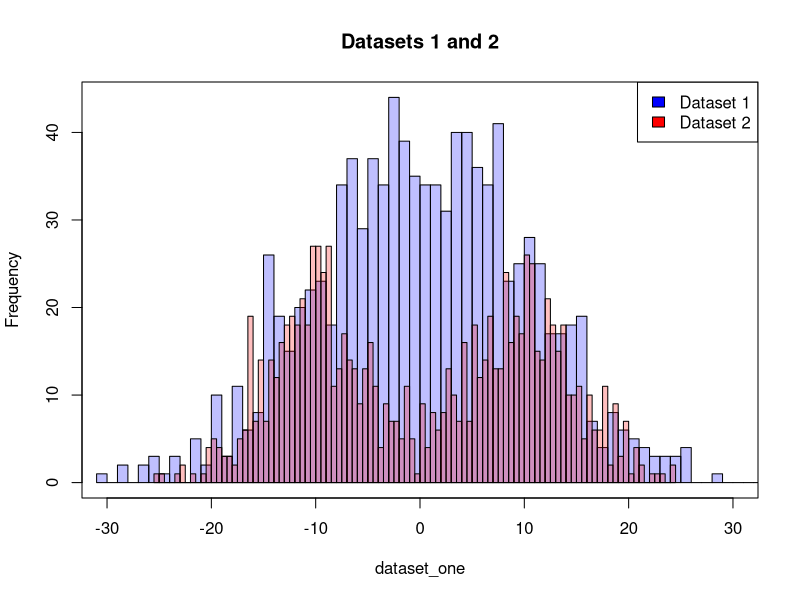
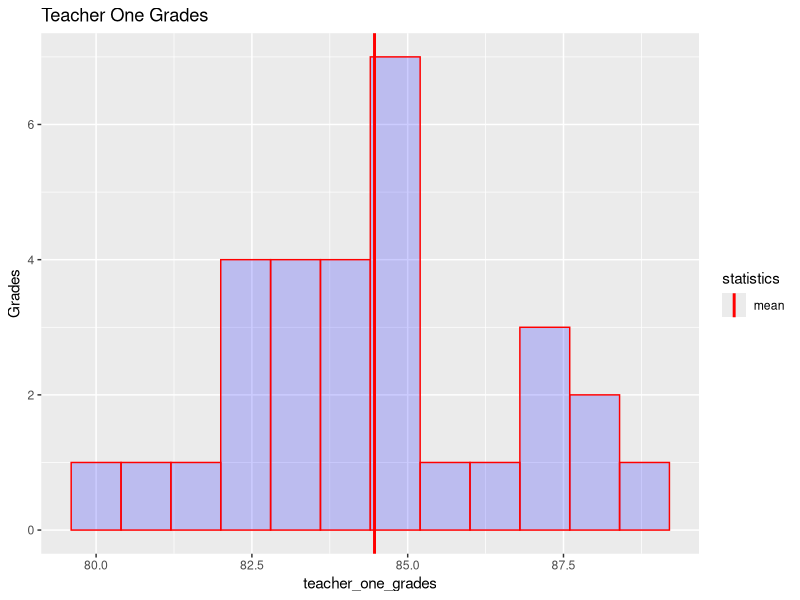
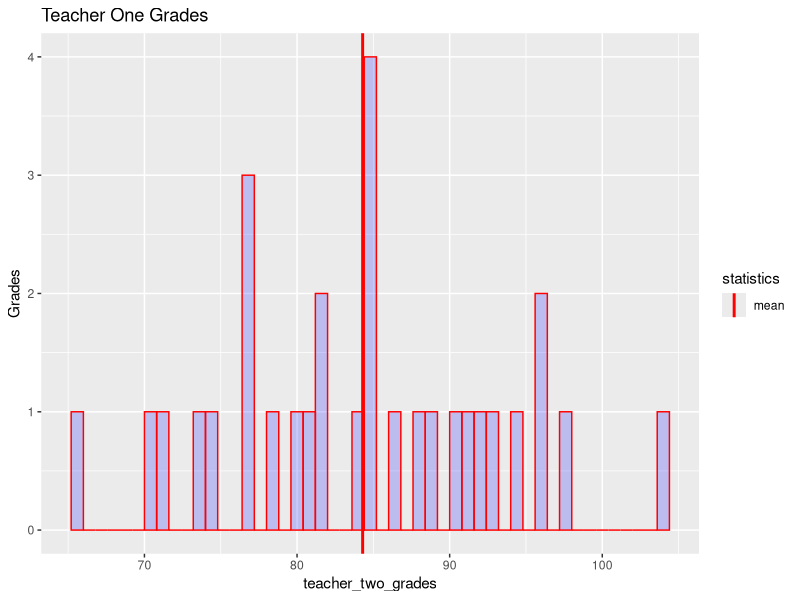

Reproduce these figures in R, in order.
## ---- chunk 1
dataset_one <- c(-1.00271051e+01,  2.44056436e+00,  2.94492779e+00,  2.30809322e+01,
        1.44228252e+01, -6.62170391e+00, -5.84145412e+00, -5.82085113e+00,
       -6.23441951e+00,  4.89589152e+00,  5.53333473e+00,  8.13436224e-01,
        8.31733744e+00,  1.26817491e+01,  1.63690746e+01,  9.27975035e+00,
        3.38153801e-01, -2.08387710e+00, -3.41709471e+00, -1.16798232e+01,
       -1.27378389e+01, -1.04388072e+01,  3.04246862e+00, -1.95272242e+01,
        1.28730457e+01,  2.16461123e+01, -5.36036891e+00,  7.62597179e+00,
       -5.26893421e+00, -2.14136511e+00,  1.21484045e+00, -1.46287517e+01,
        5.55387760e+00, -1.27708511e+01, -8.77405168e+00,  3.03872494e+00,
        1.69469922e+01, -7.75303856e+00,  4.38781565e+00,  1.22995899e+00,
       -1.53206965e+01,  4.41561196e+00,  5.25609049e+00,  7.84277699e+00,
       -2.07648488e+01,  1.06480808e+01,  4.58888574e+00,  9.91680236e+00,
        1.89070643e+01, -2.19369193e+01, -1.68046317e+01,  7.98651903e+00,
        8.70712472e+00,  1.53906517e+01, -5.06645423e+00,  1.21229692e+01,
       -6.89022105e+00, -1.89235490e+00,  1.05736281e+01, -3.34405734e-01,
        9.18688220e+00, -5.28673711e+00, -6.96617094e+00, -2.93475354e+00,
       -4.11820660e+00,  6.42745765e+00,  2.35309576e+00, -6.18181195e+00,
        1.89856474e+01,  1.59507619e+01,  1.48997068e+01, -9.45567486e+00,
       -8.65923566e-01,  6.58553224e+00, -7.19112835e+00,  7.94435228e+00,
        7.80545934e+00,  1.32741447e+01, -6.36203259e+00, -5.97402732e-01,
        1.41425808e+01, -9.88711845e+00, -2.56723609e+01, -3.53122817e+00,
       -3.35992879e+00,  2.52457751e+01, -1.14729375e+01,  3.29799035e+00,
        3.61372888e+00, -1.34757379e+01,  1.57199355e+01,  1.16738057e+01,
       -8.46912595e+00, -9.94020992e-01, -7.62195108e+00, -1.58112435e+01,
       -6.11703783e+00,  1.91273643e+01, -2.97716951e+00, -1.59703952e+01,
       -2.47215710e+00,  2.68675569e-01,  2.51171550e+01, -4.76331016e+00,
       -1.46726833e+01,  1.40317129e+01, -3.82659938e-01,  3.18227889e+00,
       -1.76638891e+01, -2.23390103e+00,  8.03838894e-01,  6.67611722e+00,
       -1.64902139e+00,  5.16742707e+00, -1.52248250e+01,  1.21547485e+01,
       -7.63311657e+00,  1.09871453e+01, -1.37862013e+00,  2.55144651e+01,
       -1.51431679e+00, -7.30840019e+00,  2.14850396e+01, -2.38610237e+01,
        1.59614887e+01, -1.35501679e+01,  1.19346760e+01,  7.87909561e+00,
       -2.31891764e+00,  1.33466581e+01,  9.43822950e+00, -2.78843356e+00,
        1.06501154e+00,  9.62415715e+00, -1.42182422e+01, -1.20659874e+01,
       -4.46565612e-02, -1.25939923e+01, -9.58473020e+00,  1.53957060e+01,
       -9.52262657e+00,  2.76362127e+00, -1.71650925e-01, -1.73972407e+01,
       -2.79329394e+00,  6.56918883e+00,  1.89830025e+01, -6.77696679e+00,
        5.91484218e+00,  5.39165239e+00,  1.32198781e+01,  3.87114403e+00,
       -1.48986640e+01, -1.47566325e+01,  2.02663507e+01,  1.54087490e+01,
       -5.81149983e+00,  1.86805163e+01,  3.78225084e+00, -9.12508124e+00,
       -1.73796803e+01,  1.36587933e+01, -1.46087181e+01,  2.97667538e+00,
        1.11217091e+01,  7.20572710e+00,  5.55445139e+00,  4.33888556e+00,
        1.61314695e+01,  4.90812689e+00,  1.70667051e-01, -9.05775142e+00,
        1.04576939e+01,  1.17630929e+01, -1.14281811e+00,  8.09986292e+00,
        2.47784977e+01, -2.74775064e+00,  1.17933710e+01,  6.60244794e+00,
        6.60722780e+00,  2.95871213e+00,  1.61326239e+01, -1.38411266e+01,
       -4.90393228e-01,  1.45098476e+01, -9.63981447e-01, -6.15608177e+00,
       -1.48120973e+01, -1.03689828e+00,  1.08325190e+01, -1.76544252e+01,
        8.41791411e+00,  1.04969722e+01, -1.17403874e+01, -6.07773625e+00,
       -1.29702416e+00,  9.88515381e+00, -7.45412632e-01, -3.83020600e-01,
        9.50632014e-01,  1.41993910e+00,  5.31411990e+00,  1.14706188e+01,
        2.78739888e+00,  1.13591669e+01, -4.75973873e+00,  1.98834344e+01,
        5.20357813e-01, -1.20938541e+00, -1.13374036e+01, -8.73216588e+00,
       -4.78878436e+00, -3.14456466e+00, -4.68250992e+00, -1.19700829e+01,
        3.46368334e+00,  1.44383313e+01, -1.49386238e+01, -5.32684068e+00,
        1.37936684e+01,  3.97472819e+00,  1.00063184e+01, -1.81694929e+00,
        7.28905043e+00, -1.08610104e+00,  1.92432996e+00,  2.79125753e+00,
       -1.73890274e+01,  1.89147773e+01, -6.99051689e+00,  5.47632468e+00,
        6.09804762e+00, -4.21367676e+00, -1.00852313e+01,  7.05299358e+00,
        1.14465605e+01,  8.92852343e+00, -2.94236446e+00,  2.20109552e+01,
       -9.17153844e+00,  1.87965961e+00,  7.18825521e-01,  1.58438617e+01,
        1.79953895e+00, -6.76733029e+00,  1.64240833e+01, -9.89727591e+00,
       -1.92693865e+00, -1.01219428e+00, -2.67988793e+00,  5.42485293e+00,
        1.06884117e+01,  7.12514376e+00, -1.44709989e+01, -1.19428184e+01,
        4.82603084e+00,  7.59922180e+00,  4.97424484e+00, -2.86732307e+00,
       -6.11822826e+00,  8.00873616e+00,  1.25610588e+01, -4.80549112e+00,
       -5.76916012e-01,  1.03644120e+01, -1.43980492e+01, -3.15428498e+00,
        1.54574935e+01, -1.42344661e+01, -6.93905566e+00,  1.36849545e+01,
       -1.08938282e+01, -3.88565904e+00,  7.31887107e+00,  7.84277899e+00,
        3.01937016e+00, -7.83974066e+00,  3.91146829e+00,  1.11633983e+01,
       -1.08952105e+01,  6.54147200e+00,  7.70121590e+00, -1.06854052e+01,
       -1.90740705e+01, -4.43893087e+00,  6.72480217e+00,  6.58522624e+00,
        5.69611295e+00,  2.30096956e+00,  7.23617164e+00, -6.81065939e+00,
       -4.73135791e+00, -1.80566510e+00,  1.56202635e+01,  3.05420007e+00,
       -2.60134119e+00, -7.42230559e+00, -6.17447657e+00, -5.11683609e-01,
        1.03083521e+00,  1.24560826e+01,  3.31472666e+00,  1.48450236e+00,
        4.83288494e-02, -3.49263069e+00, -6.83129468e+00, -9.37877698e-01,
        4.33654667e+00,  6.79851131e+00,  2.01220489e+01,  6.50211319e+00,
       -8.87815308e+00, -7.00733331e+00, -3.63802320e+00, -5.89664106e-01,
        4.87791552e+00,  1.84580922e+01,  8.05774721e+00,  3.54965347e+00,
       -7.97175780e+00,  1.51516610e+01,  4.82352356e+00,  4.03725946e+00,
       -3.03939858e+00, -6.33957489e+00, -9.79801424e+00, -1.96423393e+01,
        1.77531979e+01,  3.29261158e+00, -6.66092286e+00,  2.62131813e+00,
       -3.08687746e+00, -5.64599116e+00, -8.60246717e-01, -1.34225530e+01,
        4.86575872e+00, -3.15902152e+00, -2.60504880e+01, -2.84565119e+00,
        2.85349082e+00,  1.29494578e+01, -4.03744657e+00,  3.65363430e+00,
       -7.17208453e+00,  1.56662828e+01,  1.10308018e+00, -1.27705137e+01,
        3.92076405e-01,  1.27482625e+01,  1.31549433e+01,  2.02271678e+01,
       -6.67599523e+00, -1.41385412e+01,  3.64144370e+00,  1.83152946e+01,
        6.76128075e-01, -1.03632621e+01,  2.40351798e+01, -6.58626710e+00,
       -2.10226666e+01,  7.72985853e+00, -1.17927458e+01, -1.06626193e+00,
       -1.33347612e+00,  1.31514256e+01, -1.21210357e+01, -6.14286251e+00,
       -6.14558246e+00, -1.62979316e+00, -1.73493579e+00,  1.01078325e+01,
       -1.05201758e+01, -8.13650675e-01, -9.61975848e+00, -7.09714594e+00,
        8.12061651e+00, -1.95213443e+01, -2.35667488e+01,  3.22138015e-01,
       -3.72821308e+00, -1.96952129e+01,  9.69125398e+00, -1.99729511e+01,
       -4.39793403e+00,  8.40816668e+00, -1.46490065e+01, -4.50868331e+00,
        4.82186491e+00,  1.40884217e+01,  9.61812848e+00,  1.90883634e+01,
        9.84347431e+00,  1.45074258e+01,  3.58229140e+00,  5.95028181e+00,
       -1.64235530e+01,  3.50246546e+00, -5.83717126e+00, -1.14935559e+00,
        1.54016374e+01,  1.39176162e+01,  2.49926951e-01,  1.24851266e+01,
        5.81669161e+00,  5.66729707e+00,  6.09862160e+00, -7.39287428e+00,
        3.48798116e+00,  2.76832021e+00, -8.85766523e+00,  3.39080367e+01,
       -1.76083810e+01,  6.21020926e+00,  2.54031129e+01, -1.83956595e+00,
        8.53923687e+00, -4.92577266e+00,  9.76502352e+00, -6.74546638e+00,
       -9.10076756e+00, -5.86704591e+00,  1.10937027e+01,  4.20202631e+00,
       -9.07280275e+00, -1.89147761e+01, -2.13414108e+00, -1.31430323e+01,
       -8.54243350e+00, -7.15994637e+00,  1.72466804e+01,  1.99967542e+01,
        1.18470785e+01, -1.35280968e+01, -8.30031184e-02, -2.30994801e+01,
        6.84897426e+00,  7.56798128e+00,  1.10418412e+01, -1.07024141e+01,
        1.69611551e+01, -1.45867194e+01, -2.24250005e+00,  2.72361022e+00,
       -1.37618539e+01, -1.86866265e+00,  7.57366825e+00, -2.38119276e+00,
        1.34935923e+01, -6.32820839e+00, -1.30020319e+01, -4.00560595e+00,
       -1.06719029e+00,  5.02873493e-01, -8.37662132e+00, -1.86577516e+00,
        1.19251055e+01, -2.11653739e+01, -4.88404880e+00,  3.68131765e+00,
        5.66894443e+00,  5.31228636e+00, -4.58883020e+00, -1.69383376e+00,
        7.84212530e+00,  4.40700820e+00, -1.48488074e+01, -1.03504577e+01,
        1.49626024e+01,  1.10800825e+01, -1.38241677e+00, -5.59610848e-01,
        8.83213550e+00,  3.43572857e+00,  4.12853715e+00, -7.55509369e+00,
       -2.94806301e+00,  1.02204334e+01, -1.01593548e+01, -1.99263951e+01,
       -1.13819331e+01,  3.73323129e-01,  1.01285129e+01,  8.88002853e+00,
        1.01969430e+01,  7.94264570e-01,  1.30334624e+01, -5.70290959e+00,
        3.27483299e-01, -2.26551913e+00,  1.17664388e+01,  4.30850727e+00,
        1.00712603e+01,  3.49658728e+00,  4.47666092e+00, -1.56545292e+00,
        1.51232472e+00,  4.69460730e+00,  2.25242778e+01, -7.73318339e+00,
       -6.36161047e+00,  6.22469371e+00, -3.41633188e+00,  7.90870268e+00,
        3.45426444e+00,  5.52389659e+00, -5.15546064e+00,  1.27962722e+01,
        1.25838459e+00, -3.73253883e+00, -1.80130117e+00,  5.79008834e-01,
        9.48809366e+00,  1.59939226e+01, -1.47967929e+01, -1.48592818e+01,
       -2.99116188e+00, -9.20077268e+00, -1.37495896e+01, -4.05906754e+00,
        1.76055491e-01, -2.85789496e+01, -7.21077408e+00,  1.70543890e+01,
        5.27772388e+00, -7.25293134e+00, -7.37325351e+00,  1.05334124e+00,
       -1.78416362e+01,  9.28105828e+00,  1.26437070e+01,  1.54551188e+01,
       -1.10949217e+01,  1.79983371e+00,  5.38921688e+00, -9.63352540e+00,
        2.05339209e+00,  6.03188131e+00, -2.52931140e+00, -5.24876159e+00,
       -9.46397021e+00,  5.99528521e-02, -8.48974189e+00,  7.47513988e+00,
        1.41873164e+01,  1.41672752e+01,  6.66535383e+00, -7.52790260e+00,
       -2.15670119e+01,  1.51947630e+01,  2.23328414e-02, -3.14316541e+00,
       -2.11541305e+01, -1.12726062e+01,  1.44591448e+01, -1.12796072e+01,
       -8.19827984e+00, -6.04143972e+00,  6.15224257e+00,  1.61281571e+01,
        3.94540935e-01,  1.90810190e+01, -3.19162611e+00, -9.08011137e+00,
        1.07921551e+00, -9.09914573e-01, -8.00308495e+00,  1.11465749e+01,
        3.61608042e+00,  8.74967388e-01, -9.04283165e+00,  1.24063484e+01,
        7.99920126e+00, -1.13971484e+01,  7.53527435e+00, -1.46630406e+01,
       -1.79285585e+00,  7.36937658e-01,  1.09867806e+01, -1.32986971e+01,
       -7.31117358e+00,  9.58012106e+00,  7.60995491e+00,  1.45008626e+00,
       -9.59971205e+00, -1.93366148e+01, -2.85224418e+00, -1.01309003e+01,
       -1.28534491e+01,  1.05144042e+01, -1.48253688e+01,  1.41778979e+00,
        2.91551432e-01,  2.17542966e+01, -1.85807198e+01,  7.49897579e+00,
       -6.91107789e+00,  8.99179663e+00, -4.20610627e+00,  1.50957141e+00,
       -5.94399217e+00, -8.28086920e+00,  1.05354370e+01, -3.63356240e-02,
       -2.24759853e+00,  2.15892639e+01,  1.82974662e+00, -5.90103851e+00,
       -4.75040679e+00,  3.29300984e-01,  1.07398248e+00, -1.57457823e+01,
        1.05529738e+01,  2.67801666e+00, -1.80751781e-01,  8.12202814e+00,
       -6.75222101e+00, -2.40550303e+00,  5.22337301e+00,  1.04694094e+01,
        4.84373399e+00,  6.44931126e+00, -3.77783270e+00, -4.45269843e-01,
       -3.65605721e+00,  7.65182422e+00,  1.22449531e+01, -3.47946569e+00,
       -1.72170640e+00, -4.81774940e-01, -1.20966905e+01,  4.72043903e-01,
       -4.55877880e+00,  1.28387373e+00,  1.05033182e+01,  3.34580114e-01,
       -1.60785915e+00, -2.45263492e+01, -1.22825288e+01,  6.61804601e+00,
       -1.90130974e+00,  7.28087346e+00, -1.57384721e+00,  5.70132945e+00,
        2.19176464e+00,  7.95998779e+00,  6.40228719e+00, -8.81958887e+00,
        3.48367567e-01, -1.73685276e+01,  1.10102313e+01,  6.88460706e+00,
       -3.55209278e-01, -3.50037634e+00, -4.44480626e+00, -1.60970824e+01,
       -1.61281452e+01,  3.58321766e+00,  3.63209284e+00, -1.00896986e+01,
       -1.15960651e+01, -7.82079367e+00, -9.23927352e+00, -4.50970376e+00,
        3.08664319e+00, -4.30847194e+00, -1.21292184e+01, -3.36527091e+00,
       -1.36494720e+01, -1.82072851e+01,  8.23806397e-01,  6.17703959e+00,
       -1.38109673e+01, -1.02484845e+01, -3.47608353e+00,  1.46616797e+00,
        5.40173229e+00, -1.15148072e+01,  1.07270278e+01,  5.51330585e+00,
       -1.38885129e+00, -1.31119972e+01,  9.52341993e+00,  1.97869719e+00,
       -1.57895974e+01, -2.90513169e-01, -1.48225405e+01, -2.58355696e+00,
        2.93504846e+00,  1.03214208e+01, -5.31085373e+00,  2.30917392e+01,
       -1.56413322e+01,  6.81691363e+00, -2.85739714e+01, -5.34739093e+00,
        3.58691115e+00, -5.20053505e+00, -1.16591022e+01,  1.08674243e+01,
        1.44370122e+01,  7.65073545e+00, -7.95189061e+00,  6.92777757e+00,
        2.59120763e+00, -1.29875074e+01, -9.11002025e+00,  4.34387234e+00,
       -1.07659697e+00, -2.82874599e+00,  4.60262770e+00,  9.96668833e+00,
       -1.48422639e+01, -4.28449151e+00,  9.64930304e-02,  1.29337374e+01,
       -3.29967576e+00, -4.66947667e+00,  4.20788365e+00, -1.36044081e+01,
       -1.40948293e+01,  2.06740209e+01,  1.36978032e+01, -3.97761769e+00,
        1.48926453e+01,  2.36048250e+01,  4.74697175e+00, -1.58790599e+01,
        8.76697874e+00,  1.59804895e+01, -1.01043803e+00, -7.72542598e+00,
        5.42541698e+00,  1.79628672e+01,  1.12465736e+01,  2.12474864e+00,
       -2.51921790e+01,  6.16241434e+00, -5.07002240e+00, -1.32278974e+01,
       -9.73396828e+00,  9.00735181e+00,  2.28199871e+00, -2.25495705e+00,
       -2.34536207e+00, -9.95846355e+00, -5.98077096e+00, -1.06542997e+01,
        1.80918391e+00,  4.67861654e+00,  3.36477645e+00,  5.22855433e+00,
        9.20732424e+00, -5.74235818e+00,  4.52639479e+00,  1.47198710e+01,
        3.21596956e+00, -1.61500420e+01,  1.13630551e+01, -4.11270948e+00,
       -3.01963797e+01, -2.62679064e+00,  7.84996194e+00, -7.34528723e+00,
        7.43574926e+00,  3.80724070e+00, -1.41458712e+01,  7.06578310e+00,
       -7.25614001e+00,  9.72760518e+00, -7.56175774e-01, -9.44654557e+00,
        1.10230378e+00, -1.21545279e+01, -1.41149989e+01,  6.46651834e+00,
       -1.59871620e+00, -1.08007310e+01, -4.73618182e+00,  1.07336116e+00,
       -2.65878505e+00, -6.12868812e+00, -5.54011942e+00, -1.17907590e+01,
       -5.50607109e+00, -1.98937443e+01,  1.22444575e+01,  2.47374093e+01,
        4.75891560e+00, -1.18988639e+01, -2.64141146e+01,  1.00567234e+01,
        8.48931463e+00, -1.35494234e+01,  8.44139461e+00, -8.92792181e+00,
       -1.01477627e+01,  1.29144717e+01,  7.66801332e+00, -6.62807798e+00,
        2.71921135e+00, -1.60504294e-01,  5.49202042e+00,  7.13055822e+00,
       -1.72658521e+01,  3.71052801e+00,  1.07536203e+01,  9.30084874e+00,
       -1.91799142e+00, -4.74488093e-01,  2.86087865e+00, -1.24863568e+01,
       -7.63095780e+00, -2.55692028e+00, -1.85436182e+00,  7.62152486e+00,
        3.63014951e+00, -1.06408260e-01, -2.33375973e+00,  3.47213341e+00,
        5.24250134e+00, -2.53880279e+00,  3.41772141e+00,  1.93044683e+00,
        9.71030725e+00,  7.50400208e+00, -4.04647307e+00, -1.39492332e+01,
        1.49168911e+01,  4.01025381e+00, -2.65411984e+00,  6.32343056e+00,
       -2.99724524e+00,  7.13999712e+00, -1.35688224e+01, -1.43245460e+01,
       -7.18042915e+00, -6.80238018e+00,  4.23794481e+00,  9.56817039e+00,
        4.08089878e+00, -1.25890118e+01,  5.88379306e+00,  1.17982501e+01,
        1.39246820e+00,  9.65872575e+00, -1.09193220e+01,  6.45054920e+00,
       -7.82783581e+00, -3.21995205e+00, -1.11545861e+00,  2.05621100e+00,
       -6.82374161e+00,  7.60886659e+00,  1.10514008e+01,  2.18351847e+00,
        5.30625601e+00,  1.97192156e+00, -8.57635003e+00, -1.06824735e+01,
       -7.90165663e-01, -3.54504376e+00, -6.29044369e+00, -1.49051466e+01,
        8.86942900e+00,  1.06026146e+01, -2.58697560e+00, -3.31822291e+00,
        6.27672629e+00, -1.60308782e+01, -4.45769702e+00, -3.05045332e+00,
        1.31419478e+00,  1.53111852e+00, -5.87674832e+00,  1.58950138e+01,
        5.19551476e+00,  8.05734657e+00,  1.41070460e+01,  2.80779312e+00,
       -3.85052697e+00, -1.90682904e-01, -2.77435805e+00, -2.59678694e+01,
       -1.18195358e+01, -1.14589779e+01, -4.19070768e+00, -1.12700408e+01,
        1.56961957e+00, -2.54573875e+00, -5.18418281e+00,  2.82351842e-01,
       -1.03672944e+01,  8.58548766e+00, -2.94033676e+00,  9.42349290e-01,
        3.18940249e+00,  1.12918667e+01,  1.34528214e+01,  1.16628006e+01,
        4.51989443e+00,  1.38670589e+01,  2.26617926e+01, -9.42311801e-01,
       -2.97260135e+00,  7.19267537e+00, -7.44067031e+00,  1.20598929e+01,
        2.91843389e+00,  9.03552285e+00, -2.00439714e+01,  3.54853135e+00,
        1.32150785e+01,  1.53797967e+01, -4.70132880e+00,  1.32794919e+01,
        4.53960246e+00, -6.37357578e+00,  1.33646667e+01,  8.48142780e+00,
       -2.07205316e+00, -5.65068335e+00, -4.20980577e+00,  5.09511825e+00,
        2.82824641e+01, -1.29339951e+01, -4.14335656e+00, -8.65784726e+00,
       -2.14843615e+00, -8.29071513e+00,  1.41632832e+01, -7.10015513e+00,
        9.77624870e+00,  6.56837600e+00, -4.31541037e+00,  3.84246312e+00,
       -7.42758485e+00,  4.57557581e+00,  1.59253555e+00, -5.02641814e+00,
        1.86179078e+01, -8.06343548e+00,  3.54604742e+00,  5.75968564e+00,
       -1.04462240e+01,  5.95977993e+00,  5.90130964e+00, -1.06428557e+01,
        9.09042339e-01,  4.44019657e+00,  1.06078791e+01, -1.39302809e+01,
        1.12125155e+01,  5.76468955e+00, -6.53443096e+00, -1.90288547e+01,
       -2.02012499e+00,  2.62844642e+00,  4.30723455e+00, -6.01793746e+00,
        7.53845641e+00,  1.03150494e+01,  4.16377847e+00,  9.74113168e+00,
       -5.01529321e+00,  4.65107794e+00, -4.15315319e+00,  4.92241564e+00,
        2.03071442e+01,  5.23442195e+00, -3.29801625e+00, -7.42382230e+00,
       -1.70240624e+01, -4.34773172e+00,  6.34241073e+00, -4.07488513e+00,
        2.80985261e+00, -3.63249370e+00,  1.36274014e+00, -7.29153259e+00,
       -6.33076714e-01,  1.52835230e+01,  8.40499230e+00, -3.82934498e+00,
        6.38432428e+00, -3.91549431e+00, -1.42103664e+00,  2.24129059e+00,
       -5.39223713e-01,  8.90372071e+00,  2.79462795e+00,  7.30155029e+00,
       -8.13010370e+00,  1.10007284e+01,  2.85226698e+00,  1.92329063e+01,
        4.15862035e+00, -7.16868017e+00, -1.79475322e+01, -3.44962219e+00)

dataset_two <- c(-1.39544989e+01, -1.11497737e+01, -1.55207724e+01, -7.07941890e+00,
       -8.78488008e+00, -1.45445995e+01, -6.76869063e+00, -1.24266270e+01,
       -6.49969549e+00, -5.08372531e+00, -7.31388499e+00, -3.28617609e+00,
       -1.10499714e+01, -1.11495237e+01, -1.46785600e+00, -1.23642437e+01,
       -2.45948278e+01, -1.05550516e+01, -1.65632776e+01, -1.23707353e+01,
       -6.40467281e+00, -1.41890523e+01, -1.34541121e+01, -1.38638031e+01,
       -1.18830255e+01, -1.07134349e+01, -1.15641491e+01, -1.00523919e+01,
       -1.18902202e+01, -1.18603660e+01, -7.37306484e+00, -6.90372448e+00,
       -9.60599428e+00, -6.58705859e+00, -7.42990681e+00, -2.00724841e+01,
       -7.92165792e+00, -7.30027523e+00, -9.61253073e+00, -9.94926610e+00,
       -7.40318597e+00, -6.40128501e+00, -9.50255053e+00, -4.00046384e+00,
       -1.23193172e+01, -1.46969218e+01, -1.80865629e+01, -3.81875547e+00,
       -1.53203447e+01, -8.83697274e+00, -9.89478204e+00, -8.31986023e+00,
       -6.65839945e+00, -6.81534268e+00, -1.21999892e+01, -1.73570073e+01,
       -6.00909079e+00, -1.05052092e+01, -9.90103569e+00, -1.14222935e+01,
       -1.55690143e+00, -2.08366072e+01, -5.79206442e+00, -1.51489045e+01,
       -7.98407864e+00, -2.22670032e+00, -1.29231647e+01, -1.42250353e+01,
       -4.85098424e+00, -1.55022167e+01, -1.16895780e+01, -1.13297113e+01,
       -1.26783924e+01, -1.51727903e+01, -1.03362534e+01, -1.08693426e+01,
       -9.81588546e+00, -9.57882101e+00, -2.02443180e+01, -1.12342947e+01,
       -3.84898072e+00,  4.15340277e+00, -1.62615182e+01,  1.18246870e-01,
       -1.34730204e+01, -7.54318532e+00, -1.15076314e+01, -8.91591096e+00,
       -8.99040799e+00, -1.27526320e+01, -9.73375754e+00, -1.96449202e+01,
       -5.90041101e+00, -3.30922915e+00, -4.32893869e+00, -1.90214782e+01,
       -1.12236833e+00, -1.01752021e+01, -8.64211238e+00, -2.29796950e+01,
       -7.86557181e-01, -1.35038934e+01, -1.11631606e+01, -1.45243166e+01,
       -1.40974921e+01, -1.36430170e+01, -1.22218927e+01, -9.09213793e+00,
       -1.14058809e+01, -1.05356466e+01, -1.01634281e+00, -9.30648095e+00,
       -7.47087316e+00, -1.24708443e+01, -1.04506856e+01, -1.05611401e+01,
       -1.29649065e+01, -9.69253226e+00, -7.39900704e+00, -6.04435303e+00,
       -1.18423697e+00, -1.79209165e+01, -5.89574763e+00, -6.57739434e+00,
       -1.34505680e+00, -1.01793752e+01, -1.60182469e+01, -1.63336184e+01,
       -1.73754511e+01, -7.45812932e+00, -1.16521724e+01, -6.98646893e+00,
       -1.73513269e+01, -2.80040455e+00, -5.03185494e+00, -1.28995791e+01,
       -3.64834174e+00, -4.72043542e+00, -1.62099839e+00, -7.10996488e+00,
       -9.61429485e+00, -1.31897154e+01, -1.33282910e+01, -2.85233018e+00,
       -1.01221468e+01, -8.58732202e+00, -2.68454928e+00, -6.10173360e+00,
       -1.07445340e+01, -1.24770074e+01, -1.05314101e+01, -1.02699295e+01,
       -1.50413846e+01, -1.22441844e+01, -1.50827836e+01, -2.96070665e+00,
       -3.27453523e+00, -8.50359422e+00, -1.14214972e+01, -1.62253968e+01,
       -4.07177596e+00, -8.08971503e+00, -1.15238105e+01, -1.26381022e+01,
       -1.42526192e+01, -1.85743291e+01, -2.32683374e+01, -1.45635587e+01,
       -1.35984588e+01, -1.12533013e+01, -2.81690048e+00, -9.19012400e+00,
       -9.25417403e+00, -5.26017086e-01, -1.09031547e+01, -9.75911210e+00,
       -1.53139845e+01, -1.19637042e+01, -1.36375335e+01, -1.63352814e+01,
       -1.61719584e+01, -1.33132795e+01, -9.59987128e+00, -9.28012838e+00,
       -1.42253306e+01, -1.21210190e+01, -4.14800343e+00, -1.33581382e+01,
        2.77076092e+00, -1.02467986e+01, -1.10063116e+01, -1.03611510e+01,
       -9.39477419e+00, -1.50826971e+01, -1.27044706e+01, -1.62809021e+01,
       -7.18112181e+00, -9.02646597e+00, -1.62232730e+01, -1.09981568e+01,
       -1.27493095e+01, -1.00021625e+01, -5.94181114e+00, -2.23165313e+00,
       -1.29727775e+01, -1.18643610e+01, -9.94116423e+00, -1.98507743e+01,
       -5.18195351e+00, -2.00572089e+01, -7.89482576e+00, -1.64454288e+01,
       -1.64625010e+01, -9.12610315e+00, -4.28678175e+00, -1.10054477e+01,
       -1.61316432e+01, -1.00761630e+01, -2.03402640e+01, -9.76979477e+00,
       -2.32381681e+00, -8.69035578e+00, -1.50471194e+01, -1.30941182e+01,
       -1.02484210e+01, -1.36520172e+01, -1.99173825e+01, -1.24905017e+01,
       -6.04550671e-01, -1.67755297e+01, -1.20817910e+00, -1.86748185e+01,
       -9.92443492e+00, -7.81944864e+00, -1.62797087e+00, -6.68207805e+00,
       -4.28113825e+00, -5.68488065e+00, -1.52006738e+01, -1.27273004e+01,
       -1.42243027e+01, -9.96399121e+00, -8.87535262e+00, -9.87019619e+00,
       -1.41836170e+01, -1.29872605e+00, -1.38945260e+01, -4.57932326e+00,
       -8.22841441e+00, -1.39679132e+01, -1.55116596e+01,  3.89571861e-01,
       -1.01158455e+01, -1.45133514e+01, -8.61386359e+00, -7.81708581e+00,
       -1.08956696e+01, -9.20941188e+00, -1.03754518e+01, -8.11022355e+00,
       -1.10255068e+01, -4.62637216e+00, -1.04214862e+01, -1.04146242e+01,
       -1.50221441e+00,  3.05537802e+00, -8.06231637e-01, -1.33666304e+01,
       -1.14918008e+01, -8.76397050e+00, -2.52909656e+01, -1.25304883e+01,
       -1.98690632e+01, -1.13685798e+01, -4.30746065e+00, -7.62097319e+00,
       -1.02774873e+01,  1.74699437e+00, -8.72778276e+00, -4.64560018e+00,
       -9.65920691e+00, -8.75660659e+00, -4.58398387e+00, -1.15818881e+00,
       -9.70763939e+00, -4.73035567e+00, -1.44245376e+01, -5.36985252e+00,
       -1.52478923e+01, -1.52584688e+01, -7.22925776e+00, -8.81320668e+00,
       -8.86115062e+00, -1.64657437e+01, -9.06800145e+00, -9.34036111e+00,
       -9.27317703e+00, -1.01036348e+01, -1.32293418e+01, -1.29643053e+01,
       -1.21810739e+01,  5.30331010e+00, -5.08934206e+00, -1.34138481e+01,
       -8.31693822e+00, -1.55286640e+01, -4.91439853e+00, -1.40822137e+01,
       -1.21846385e+01, -1.02405837e+01, -1.71071675e+01, -1.06097747e+01,
       -8.89040615e+00, -7.98897639e+00, -1.05155772e+01, -1.44774018e+00,
       -5.08667963e+00, -5.56701513e+00, -6.90274397e+00,  3.69808166e-01,
       -1.15752697e+01, -1.06648477e+01, -9.27859465e+00, -1.38753278e+01,
       -9.00711284e+00, -7.70911972e-01, -3.82580356e+00, -5.93761334e+00,
       -4.58476160e+00, -1.04180996e+01, -8.75172460e+00, -9.34855978e+00,
       -1.34157068e+01, -1.59176497e+01, -5.31139652e+00, -1.42329583e+01,
       -2.10060529e+00, -2.25481067e+01, -1.67044972e+01, -6.80699344e+00,
       -1.42909896e+01, -1.46135195e+01, -1.88485184e+01, -5.62664623e+00,
       -9.24980865e+00,  1.11222114e+00, -5.27297924e+00, -1.78283998e+01,
       -5.49118675e+00, -1.60956285e+01, -1.01922449e+01, -1.20882234e+01,
       -7.67172160e+00, -8.62689048e+00, -7.20964980e+00,  5.88887856e-01,
       -5.17513214e+00, -1.11346631e+01, -1.50022149e+01, -9.81338427e+00,
       -1.50318082e+01, -1.08983327e+01,  1.41168048e+00, -9.32072396e+00,
       -7.69419894e+00, -3.21988054e+00, -8.28456750e+00, -1.42321330e+01,
       -1.56282190e+01, -1.67951048e+01, -1.04635997e+01, -5.01628753e+00,
       -7.05743156e+00, -1.38567404e+01, -1.31910933e+01, -1.19396534e+01,
       -6.39417478e+00, -1.43982073e+01, -1.23019175e+01, -6.02903837e+00,
       -1.91694906e+01, -9.00090155e+00, -1.57326834e+01, -1.82351226e+01,
       -1.64101008e+01, -8.73227992e+00, -3.46056595e+00, -9.68148013e+00,
       -1.41027644e+01, -1.09392648e+01, -4.57731174e+00, -4.63697971e+00,
       -8.72238678e+00, -5.12601464e+00, -1.00931403e+01, -1.16308418e+01,
       -1.35233592e+01, -8.13221234e+00, -8.43175799e+00, -9.05029895e+00,
       -1.16563688e+01, -1.25172508e+01, -2.16467958e+01, -1.01321655e+01,
       -6.20538474e+00, -1.31285073e+00, -1.60149939e+01, -1.32467957e+01,
       -1.26780960e+01, -6.16608634e+00, -1.06699923e+01, -6.52417766e+00,
       -9.05333865e+00, -8.63550544e+00, -6.52486425e+00, -2.34282455e+00,
       -2.35133425e+00, -1.51206547e+01,  5.05838837e-01, -9.79004052e+00,
       -7.08776966e+00, -8.42978576e+00, -7.57744143e+00, -1.66671733e+01,
       -1.05868934e+01, -7.01640301e+00, -8.92929141e+00, -3.06083054e+00,
       -4.16757883e+00, -8.90175823e+00, -4.98308120e+00, -9.63853538e+00,
       -1.23216791e+01,  2.75568078e+00, -9.24573159e+00, -8.88812844e+00,
       -1.27430305e+01, -1.29238089e+01, -5.35355885e+00, -1.30010028e+01,
       -3.26750411e+00, -8.51078495e+00, -7.80111079e+00, -6.72439416e+00,
       -1.19407665e+01, -1.62792833e+01, -2.61776307e+00, -8.48283605e+00,
       -9.85939234e+00, -6.25796237e+00, -1.61221336e+01, -1.00470035e+01,
       -1.45760168e+01, -8.53469269e+00, -8.71878271e+00, -6.29330994e+00,
       -4.32892264e+00, -1.22054784e+01, -1.24512637e+01, -1.25697033e+01,
       -1.33297449e+01, -7.43290595e+00, -1.28017602e+01, -1.61086007e+01,
       -3.27948298e+00, -9.90036124e+00, -1.03273557e+01, -1.92357037e+01,
       -1.67895817e+01, -4.13134183e+00, -6.67969421e+00, -9.92186951e+00,
       -1.11015946e+01, -1.84876518e+01, -1.11577752e+01, -4.99730996e+00,
       -3.38701497e+00, -1.93757140e+01, -9.07674514e+00,  1.95306602e+00,
       -1.10992144e+01, -7.90075669e+00, -4.92679541e+00, -9.35903197e+00,
       -8.29004554e+00, -6.46045873e+00, -1.73883511e+01, -1.16135325e+01,
       -4.85732185e+00, -1.61412095e+01, -1.12060152e+01, -1.01493409e+01,
       -5.63341167e+00, -1.15618258e+01, -1.34621217e+01, -1.17225893e+01,
       -1.23141620e+01, -1.10501168e+01, -9.31640485e+00, -1.99694426e+01,
        8.48786876e+00,  5.86505853e+00,  1.09184667e+01,  1.27136239e+00,
        1.51855147e+01,  8.55226455e+00,  9.28337284e+00,  1.01574500e+01,
        2.15270919e+00,  1.45145152e+01,  3.67507816e-01,  1.21436177e+01,
        1.38843243e+01,  1.17456277e+01,  7.08809989e+00,  8.08214241e+00,
        6.45871369e+00,  1.43457577e+01,  1.11628838e+01,  5.85813502e+00,
        1.23617246e+01,  1.60369437e+01,  1.82256083e+00,  1.26815942e+01,
        1.88910676e+01,  2.57788262e+00,  1.42008140e+01,  4.30891006e+00,
        2.15306388e+00,  1.60230428e+01,  7.65991230e+00,  9.15484896e+00,
        1.30271950e+01,  1.42905006e+01,  6.79969330e+00,  6.02345709e+00,
        2.08406610e-01,  1.09305755e+01,  4.45599915e+00,  5.51835051e+00,
        4.67749852e+00,  1.21178473e+01,  1.77844131e+01,  1.65757560e+01,
        1.50201949e+01,  1.60919448e+01,  1.16096432e+01,  7.60071991e+00,
        1.22400106e+01,  3.32465068e+00,  1.06590725e+01,  1.56627785e+01,
        2.95562775e+00,  4.13524002e+00,  1.10997358e+01,  3.64243175e+00,
        2.57339499e+00,  1.76451329e+01,  1.03417706e+01,  2.29413711e+00,
        7.56424862e+00,  1.80284995e+01,  1.28744436e+01,  1.71164322e+01,
        1.92383598e+00,  9.48103048e+00,  9.65820591e+00,  5.48197646e+00,
        1.09325487e+01,  1.24700952e+01,  6.62473816e+00,  1.27525317e+01,
        4.65467620e+00,  9.13859873e+00,  1.44124886e+01,  1.52913884e+01,
        8.38723536e+00,  8.22582368e+00,  1.70140498e+00,  8.73851884e+00,
        1.86241655e+01,  1.02404495e+01,  1.37515020e+01,  1.65084174e+01,
        8.51655781e+00,  1.40394446e+01,  1.10373008e+01,  8.37282687e+00,
        8.45368096e+00,  1.17996169e+01,  4.29977565e+00,  3.21547795e+00,
        9.94513521e+00,  9.54458824e+00,  2.36088727e+00,  2.44927343e+01,
        8.12016051e+00,  8.49468156e+00,  9.54790270e+00,  1.10685443e+00,
        1.05322402e+01,  7.64577360e+00,  2.36323440e+00,  1.13833527e+01,
        4.18443168e+00,  1.35110663e+01,  1.37025864e+01,  1.21598102e+01,
        1.02976251e+01,  7.75900969e+00,  1.16042292e+01,  8.93155807e+00,
        1.87654019e+00,  1.33565540e+01,  7.51929435e+00,  1.11394122e+01,
        1.75671227e+01,  8.03759935e+00,  5.42062354e+00, -2.44664600e+00,
        1.25729255e+01,  8.48430733e+00,  7.15435829e+00,  4.16822301e+00,
        3.12552275e+00,  1.22920061e+01,  8.68669608e+00,  1.33693717e+01,
        1.23247038e+01,  3.13204770e+00,  1.89391415e+01,  7.34911397e+00,
        2.17169807e+00,  1.49064092e+01, -1.16414075e+00,  1.00090302e+01,
        1.19933211e+01,  1.11617151e+01,  1.40593348e+01,  1.26616631e+01,
        1.29177730e+01,  1.48942589e+01,  2.20079868e+01,  1.31443825e+01,
        1.36962002e+01,  7.56495560e+00,  4.02420548e+00,  1.89711392e+01,
        5.14114586e+00,  9.26514304e+00,  1.22909688e+01, -1.51724641e+00,
        4.40475616e+00,  8.89188992e+00,  8.17629345e+00,  6.32243924e+00,
        4.77628706e+00,  9.98312434e+00,  2.08569614e+01,  9.37674616e+00,
        7.17866954e+00,  9.98410085e+00,  1.02958479e+01,  3.95979575e+00,
        1.73165461e+01,  1.19998289e+01,  1.09269796e+01,  1.51779521e+01,
        1.91287699e+01,  4.42844587e+00,  5.03176896e+00,  9.51431542e+00,
        1.98158732e+01,  8.17698041e+00,  1.96142253e+01,  6.82277502e+00,
        2.08897795e+01,  1.43513945e+01,  8.84243324e+00,  1.05520338e+01,
        1.27958574e+01,  1.19699725e+01,  1.01020366e+01,  1.71838321e+01,
        1.05125506e+01,  1.58000087e+01,  1.89887784e+01,  1.13263895e+01,
        6.56661081e+00,  4.93437458e+00,  6.78317931e+00,  1.46072625e+01,
        1.04347250e+01,  8.62665924e+00,  9.96320086e+00,  3.85951063e+00,
        7.81206090e+00,  5.38848872e+00,  1.45178139e+01,  6.32500619e+00,
        1.18827336e+01,  4.17629592e+00,  3.45457007e+00,  1.46173230e+01,
        1.10387323e+01,  1.10167352e+01,  1.26761131e-01,  1.76784438e+01,
        4.27978419e+00,  1.39322895e+01,  5.65056255e+00,  9.13457856e+00,
        1.07734383e+01,  3.35983423e+00,  2.76108316e+00,  6.25082029e+00,
        5.98953325e-01,  1.05852507e+01,  3.99955807e+00,  9.54877262e+00,
        1.06967220e+00,  1.37591681e+01,  9.88348349e+00,  1.02730666e+01,
        1.51089196e+01,  6.46268372e+00,  1.33467459e-03,  1.88232104e+01,
        6.70802310e+00,  1.05886069e+01,  5.64448080e+00,  5.60358243e+00,
        1.33174205e+01,  8.63354540e-01,  1.23103970e+01,  9.19277124e+00,
        1.39094221e+00,  6.24505178e+00,  2.88455033e+00,  9.23293346e+00,
        2.90134917e+00,  1.00690024e+01,  1.05547380e+01,  9.02649586e+00,
        8.64906186e+00,  7.37959826e+00,  1.69104468e+01,  5.15429614e+00,
        1.04556290e+01,  6.02130305e+00,  1.31754410e+01,  1.38856035e+01,
        4.13489014e+00,  1.33036672e+01,  2.64632765e+00,  2.27924292e+01,
        1.37419349e+01,  7.82209967e+00,  5.15178800e+00,  2.26491566e+00,
        2.84652881e+00,  6.56165870e+00,  1.96810078e+01,  5.33165466e+00,
        1.29294867e+01,  1.05294151e+01,  1.18198537e+01,  9.36356715e+00,
        6.15341730e+00,  6.75371594e+00,  8.06844992e+00,  5.07668320e+00,
        1.51264482e+01,  5.20474692e+00,  2.33176402e+01,  1.31937696e+01,
        1.25939456e+01,  3.42327535e+00,  3.54326467e+00,  1.70858580e+01,
        1.38114453e+01,  1.75527092e+01,  3.21600405e-01,  9.43816649e+00,
        1.39300215e+01,  1.21345800e+01,  1.12715558e+01,  3.14887425e+00,
        1.01692254e+01,  1.24581472e+01,  5.07810613e+00,  1.79416903e+01,
        8.00154831e+00,  1.25041735e+01,  1.78067400e+01,  1.14148348e+01,
        1.30482546e+01,  1.60207893e+01,  6.73765749e+00,  4.33245177e+00,
        9.27334366e+00,  1.57038818e+01,  1.57613623e+01,  1.05692873e+01,
        1.37382363e+01,  1.33162656e+00,  1.00252831e+01,  6.72188139e+00,
        5.33822575e+00,  1.52451236e+01,  1.05558329e+01,  1.03820749e+01,
        4.47745006e+00,  1.20014404e+01,  9.26638718e+00,  1.72278613e+01,
        1.28242058e+00,  4.97313483e+00,  2.70886861e+00,  1.06325767e+01,
        1.99776509e+01,  1.33595285e+01,  6.69811157e+00,  1.97969626e+01,
        9.20675671e+00,  5.38511196e+00,  1.09207933e+01,  9.15056287e+00,
        1.38958130e+01,  8.37821198e+00,  1.29146071e+01,  7.75851683e+00,
        2.07560668e+01,  1.25093297e+01,  1.21127769e+01,  1.02526090e+01,
        6.54569097e+00,  1.54901590e+01,  1.91511415e+01,  5.23096840e+00,
        1.27491930e+01,  1.94121891e+01,  2.10143858e+01,  1.04244176e+01,
       -4.01407089e+00,  6.12832562e+00,  1.61433969e+01,  7.44783864e+00,
        1.49092057e+01,  1.27183198e+01,  7.42188390e+00,  6.98395866e+00,
        1.24115704e+01,  1.61740263e+01,  1.00998594e+01,  1.38181689e+01,
        8.15682975e+00,  1.18222445e+01,  1.64897864e+01,  1.24620439e+01,
        8.94944574e+00,  8.02529813e+00,  4.84399737e+00,  7.48967620e+00,
        7.51276902e+00,  1.52264139e+01,  7.45670520e+00,  1.11922573e+01,
        1.69352517e+01,  1.18772722e+01,  1.38676541e+01,  8.82911505e+00,
        5.76996395e+00,  8.12437321e+00,  1.15654340e+01,  1.08886593e+01,
        2.06759318e+01,  5.05932287e+00,  1.03608856e+01,  9.93496930e+00,
        8.90035469e+00,  1.23938253e+01,  1.97303162e+01,  5.07660111e+00,
        5.61576909e+00,  2.97384139e+00,  1.42071844e+01,  7.81655808e+00,
        2.44912367e+01,  1.55247452e+01,  1.83196069e+01,  1.31136718e+01,
        1.77465912e+01,  6.13688072e+00,  5.40102339e+00,  9.07984482e+00,
        8.03918827e+00,  2.02061965e+01,  6.82066108e+00,  9.94425953e+00,
        6.16797652e+00,  5.73287004e+00,  1.68680797e+01,  8.67054696e+00,
       -4.61205243e+00,  4.19296727e+00,  1.64764601e+01,  3.07452431e+00,
        1.46407121e+01,  1.36268645e+01,  6.80205646e+00,  1.47669654e+01,
        1.34824296e+01,  1.27625826e+01,  1.00288293e+01,  1.22182911e+01,
        1.25763959e+01,  1.04193590e+01,  5.61013474e+00,  1.77682873e+01,
        1.10944471e+01,  3.59161073e+00,  1.00182434e+01,  9.36054391e+00,
        2.69092226e+00,  1.28946463e+01,  9.66476562e+00,  1.12441923e+01,
        6.68957691e+00,  1.08146574e+01,  1.22006859e+01,  1.45289794e+01,
        1.87496279e+01,  1.70786164e+01,  1.05703775e+01,  9.61575237e+00,
        1.33710957e+01,  9.01759573e+00,  2.10693580e+00,  7.33650306e+00,
        1.06594693e+01,  1.67931087e+01,  1.40235878e+01,  9.56131704e+00,
        1.39451773e+01,  7.13844853e+00,  7.25073885e+00, -2.94529585e+00,
        1.85572891e+01,  1.08482009e+01,  5.79805409e+00,  1.15949590e+01,
        1.03792652e+01,  1.04497678e+01,  6.69246486e+00,  1.37753970e+01,
        1.28698423e+01,  1.43046111e+01,  8.22800618e+00,  1.10627519e+01,
        8.27093437e+00,  1.62615199e+01,  1.03964329e+01,  1.50819496e+01,
        1.06418231e+01,  6.53750297e+00,  1.24581311e+01,  1.09995041e+01,
       -3.89564670e-01,  7.38437572e+00,  1.19238790e+01,  1.09655686e+01,
        8.19007220e+00,  1.20480641e+01,  8.14878459e+00,  9.67935940e+00,
        6.34900262e+00,  2.11399868e+01,  1.75967183e+01,  7.79060770e+00,
        6.96877863e+00,  1.31671970e+01,  1.63243087e+01,  1.96657006e+01,
        1.77101236e+01,  8.35264918e+00,  9.59649322e+00,  8.53155505e+00,
        6.09217025e+00,  4.50676667e+00,  3.50590246e+00,  1.00049962e+01,
        8.51712958e+00,  2.05044008e-01,  1.52216363e+01,  1.89633204e+01,
        8.86436091e+00,  1.03311471e+01,  5.98170284e+00,  1.32419705e+01)

variance <- function(x) mean((x-mean(x))^2)

hist(dataset_one, col=rgb(0,0,1,1/4),xlim=c(-30,30), main="Datasets 1 and 2",breaks=80)
hist(dataset_two,  col=rgb(1,0,0,1/4), add=T, breaks=80)
legend("topright", c("Dataset 1", "Dataset 2"), fill=c("blue", "red"))
box()

print(paste("The mean of the first dataset is ", mean(dataset_one)))
print(paste("The mean of the second dataset is ",mean(dataset_two)))

print(paste("The variance of the first dataset is ", variance(dataset_one)))
print(paste("The variance of the second dataset is ", variance(dataset_two)))
## ---- chunk 2
# load libraries
library(readr)
library(dplyr)
library(ggplot2)

# load data
teacher_one_grades <- c(83.42, 88.04, 82.12, 85.02, 82.52, 87.47, 84.69, 85.18, 86.29, 85.53, 81.29, 82.54, 83.47, 83.91, 86.83, 88.5, 84.95, 83.79, 84.74, 84.03, 87.62, 81.15, 83.45, 80.24, 82.76, 83.98, 84.95, 83.37, 84.89, 87.29)
teacher_two_grades <- c(85.15, 95.64, 84.73, 71.46, 95.99, 81.61, 86.55, 79.81, 77.06, 92.86, 83.67, 73.63, 90.12, 80.64, 78.46, 76.86, 104.4, 88.53, 74.62, 91.27, 76.53, 94.37, 84.74, 81.84, 97.69, 70.77, 84.44, 88.06, 91.62, 65.82)

#plot data
t1_chart <- qplot(teacher_one_grades,
      geom='histogram',
      binwidth = .8,  
      main = 'Teacher One Grades', 
      ylab = 'Grades',
      fill=I("blue"), 
      col=I("red"), 
      alpha=I(.2)) +
  geom_vline(aes(xintercept=mean(teacher_one_grades),
                 color="mean"), linetype="solid",
             size=1) +
  scale_color_manual(name = "statistics", values = c(mean = "red" ))



t1_chart


t2_chart <- qplot(teacher_two_grades,
      geom='histogram',
      binwidth = .8,  
      main = 'Teacher One Grades', 
      ylab = 'Grades',
      fill=I("blue"), 
      col=I("red"), 
      alpha=I(.2)) +
  geom_vline(aes(xintercept=mean(teacher_two_grades),
                 color="mean"), linetype="solid",
             size=1) +
  scale_color_manual(name = "statistics", values = c(mean = "red" ))



t2_chart
## ---- chunk 3
# load data
grades <- c(88, 82, 85, 84, 90)
mean <- mean(grades)

#Change these five variables
difference_one <- 88 -  mean
difference_two <- 82 - mean
difference_three <- 85 - mean
difference_four <- 84 - mean
difference_five <- 90 -mean

print(paste("The mean of the data set is ", mean))

print(paste("The first student is", round(difference_one, digits=2) , "percentage points away from the mean."))
print(paste("The second student is ", round(difference_two, digits=2) , "percentage points away from the mean."))
print(paste("The third student is",round(difference_three, digits=2) , "percentage points away from the mean."))
print(paste("The fourth student is",round(difference_four, digits=2) , "percentage points away from the mean."))
print(paste("The fifth student is",round(difference_five, digits=2) , "percentage points away from the mean."))
## ---- chunk 4
#Part 1: Sum the differences
difference_sum <- sum(difference_one,
                     difference_two,
                     difference_three,
                     difference_four,
                     difference_five)

#Part 2: Average the differences
average_difference <- difference_sum / 5

#IGNORE CODE BELOW HERE
print(paste("The sum of the differences is ", format(difference_sum, scientific = FALSE )))
print(paste("The average difference is " , format(average_difference, scientific = FALSE)))
## ---- chunk 5
#Change these five variables
difference_one <- (88 - mean) ^ 2
difference_two <- (82 - mean) ^ 2
difference_three <- (85 - mean) ^ 2
difference_four <- (84 - mean) ^ 2
difference_five <- (90 - mean) ^ 2

#Part 1: Sum the differences
difference_sum <- difference_one + difference_two + difference_three + difference_four + difference_five

#Part 2: Average the differences
variance <- difference_sum / 5

#IGNORE CODE BELOW HERE
print(paste("The sum of the differences is ", format(difference_sum, scientific = FALSE )))
print(paste("The variance difference is " , format(variance, scientific = FALSE)))
